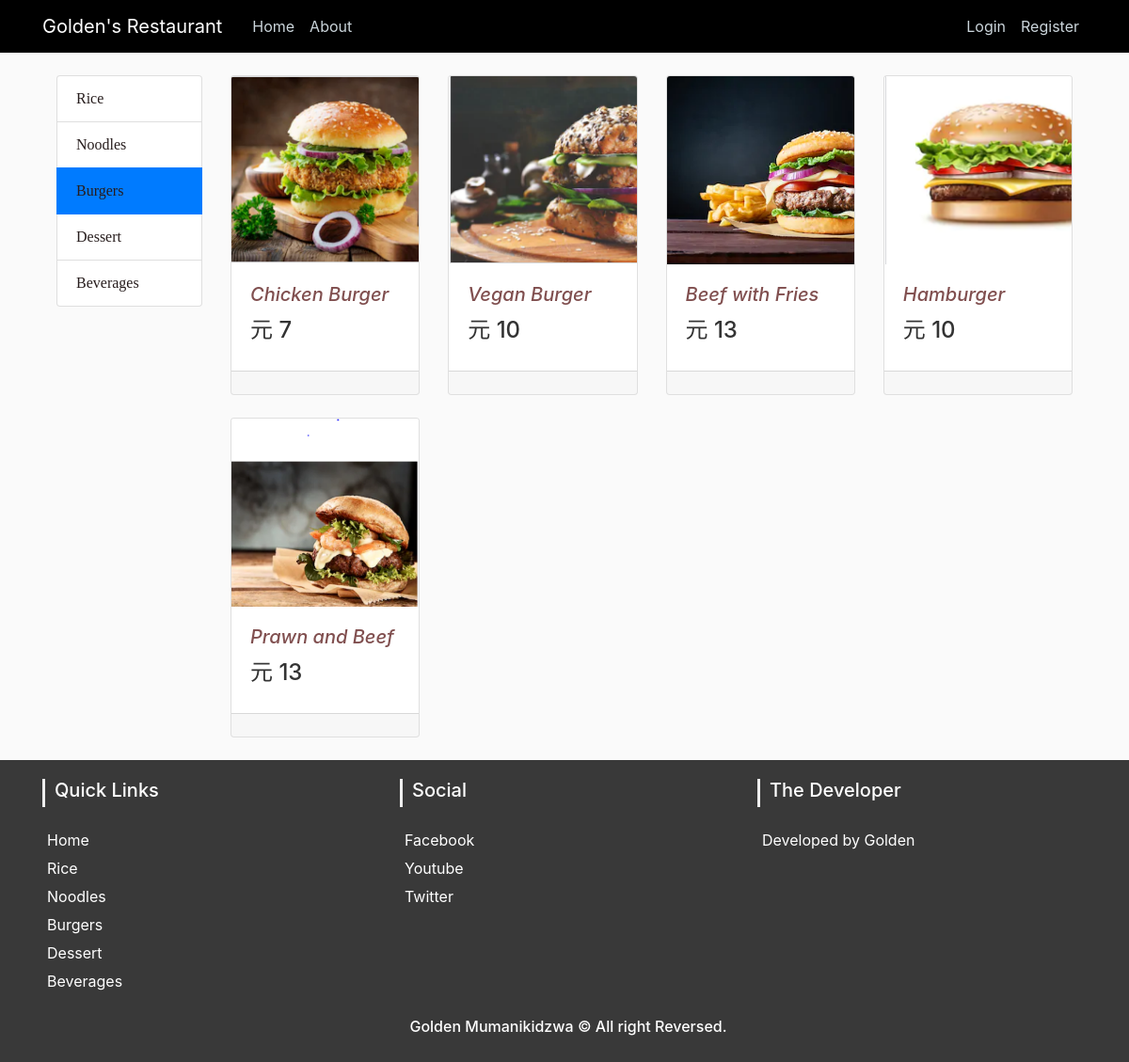
/burger, run on the app's committed database.
### my_app/models.py (models this page shows, shortened)
class Meal(db.Model):
    id = db.Column(db.Integer, primary_key=True)
    name = db.Column(db.String(30), nullable=False)
    price = db.Column(db.Integer, nullable=False)
    category = db.Column(db.String(30), nullable=False)
    image_file = db.Column(db.String(30), nullable=False)

### my_app/routes.py (the view)
@app.route('/burger')
def burger():
    burgers = Meal.query.filter_by(category='burgers')
    return render_template('burger.html', burgers=burgers)

### my_app/templates/burger.html (shortened to what this page needs)
{% extends 'layout.html' %}
{% block body %}
<div class="container">
    <div class="row">
        <div class="col-lg-2">
            <div class="list-group">
                <a href="/rice" class="list-group-item">Rice</a>
                <a href="/noodle" class="list-group-item ">Noodles</a>
                <a href="/burger" class="list-group-item active">Burgers</a>
                <a href="/dessert" class="list-group-item">Dessert</a>
                <a href="/beverage" class="list-group-item">Beverages</a>
            </div>
        </div>
        <div class="col-lg-10">
            <div class="row">
                {% for burger in burgers %}
                <div class="col-12 col-sm-6 col-md-4 col-lg-4 col-xl-3 mb-4">
                    <div class="card h-100">
                        <a href="{{ url_for('view', meal_id=burger.id) }}">
                            <div class="card-img-top"
                                 style="background: url('static/images/meals/{{burger.image_file}}'); background-repeat:no-repeat; background-size: cover; height:200px;width:100% "></div>
                        </a>
                        <div class="card-body">
                            <h5 class="card-title">
                                <a href="#">{{ burger.name}}</a>
                            </h5>
                            <h4> 元 {{burger.price}}</h4>
                        </div>
                        <div class="card-footer">
                        </div>
                    </div>
                </div>
                {% endfor %}
            </div>
        </div>
    </div>
</div>
{% endblock %}

### my_app/static/css/main.css (style rules this page uses)
body { background: #fafafa; color: #333333; margin-top: 5rem; }
.row h5 a { color: rgb(128, 79, 79); text-decoration: none; font-style: italic; }
.row .list-group a { text-decoration: nome; font-family: 'Times New Roman', Times, serif; color: rgb(39, 29, 29); }

### data on the page
Meal: image_file (picture), name "Chicken Burger", price "7"
Meal: image_file (picture), name "Vegan Burger", price "10"
Meal: image_file (picture), name "Beef with Fries", price "13"
Meal: image_file (picture), name "Hamburger", price "10"
Meal: image_file (picture), name "Prawn and Beef", price "13"
